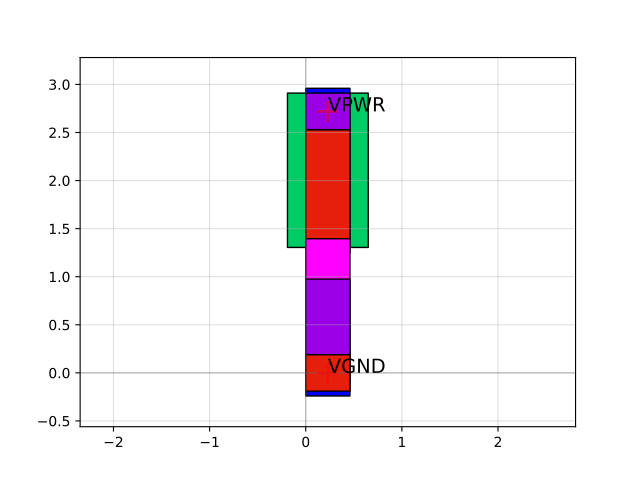

Write Python code to recreate this figure.
import sky130

c = sky130.components.sky130_fd_sc_hd__tapvpwrvgnd_1()
c.plot()
